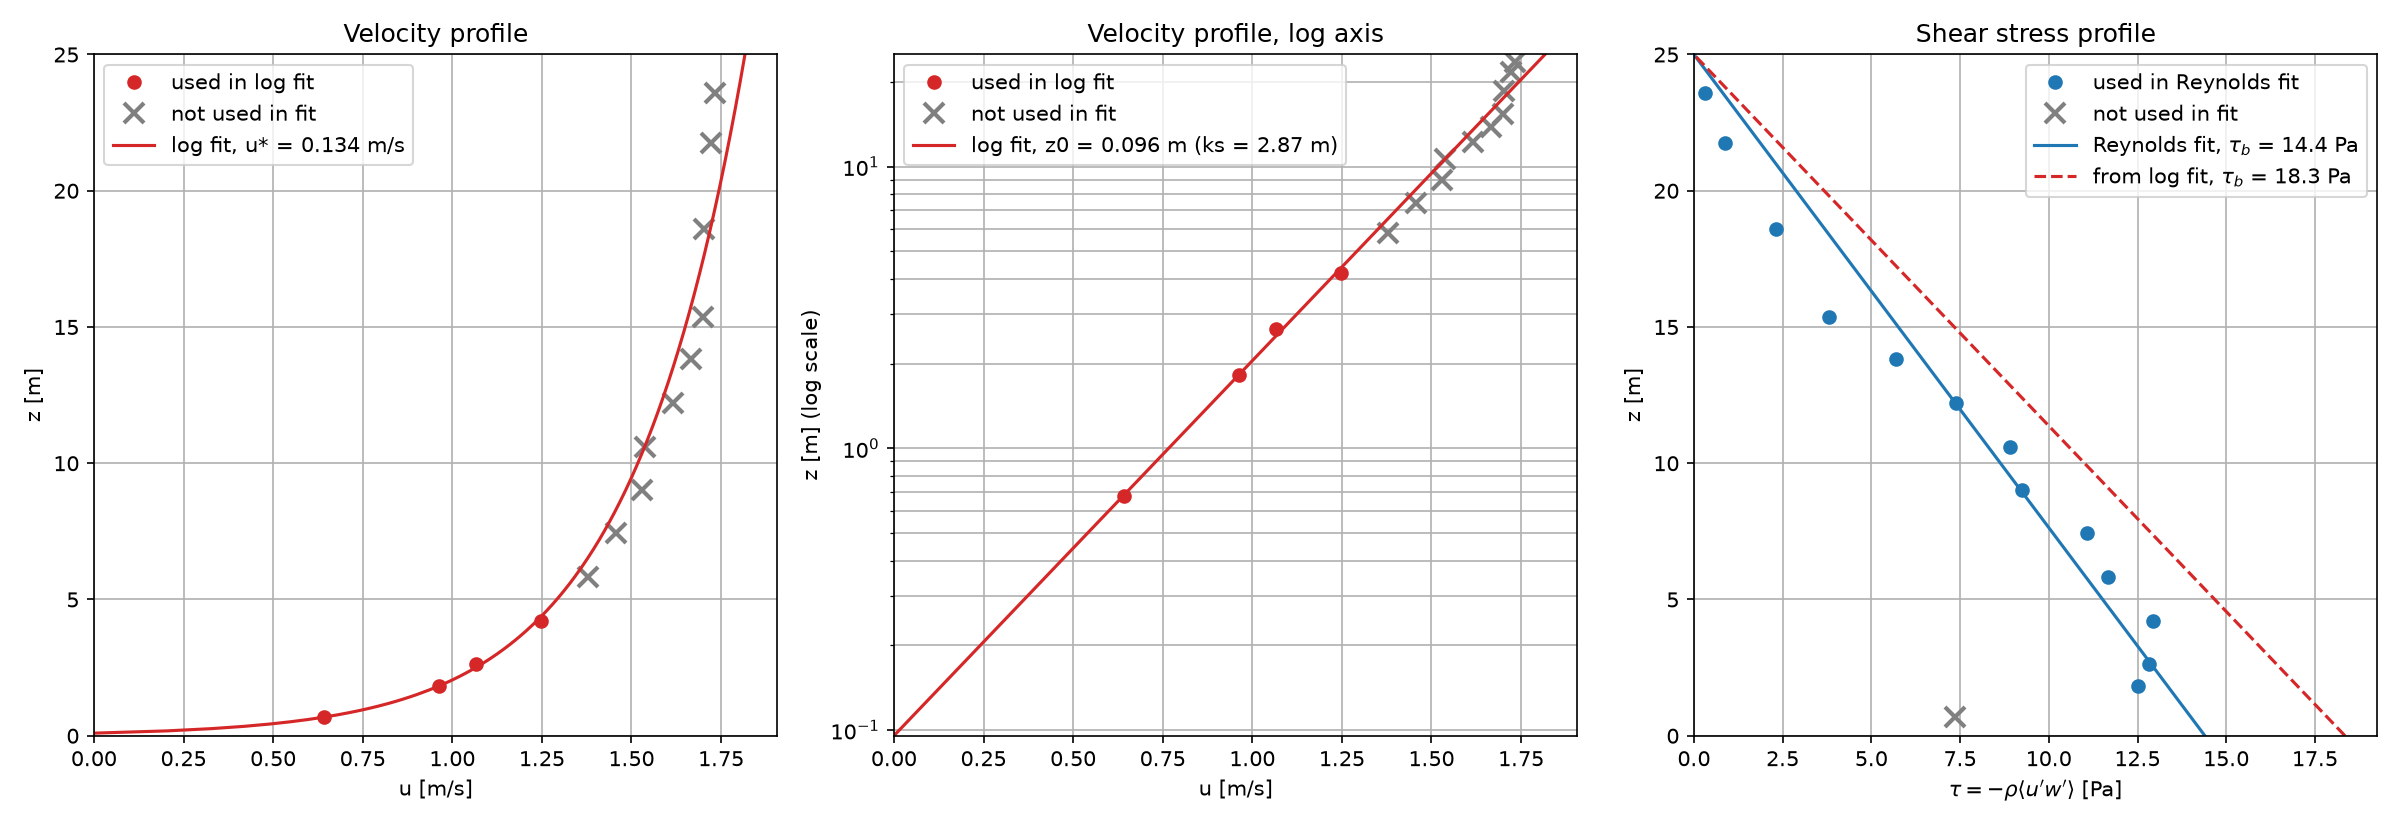

The script that saved this image:
"""
Bed shear stress tau_b from the velocity measurements, determined in two ways.

Reynolds decomposition:   u = u_mean + u'     w = w_mean + w'
Reynolds shear stress:    tau = -rho * <u'w'>  (u'w' is negative so -rho * <u'w'> is positive)

Method 1 - log fit of the mean velocity profile (log law, rough bed):
    u(z) = (u*/kappa) * ln(z / z0)
    This is a straight line  u = a * ln(z) + b  ->  u* = kappa * a,   z0 = exp(-b / a)
    tau_b = rho * u*^2,   roughness height ks = 30 * z0

Method 2 - extrapolation of the Reynolds stress to the bed:
    tau(z) = tau_b * (1 - z/h)       (linear, zero at the water surface)
    least-squares fit of tau_b, tau_b = value of the fitted line at z = 0
"""

import glob

import matplotlib.pyplot as plt
import numpy as np
import pandas as pd

# ---- input
h = 25.0       # water depth [m]
U = 1.5        # depth-averaged velocity [m/s]
rho = 1025.0   # seawater density [kg/m3]
kappa = 0.41   # von Karman constant

# z/h range of the points used in each fit
LOG_ZMIN, LOG_ZMAX = 0.0, 0.2   # log fit: only the log layer near the bed. Above z/h ~ 0.2
                                # the shear stress is no longer ~constant and the eddy size
                                # is limited by the depth, so the log law does not hold there.
TAU_ZMIN = 0.05                 # Reynolds-stress fit: points above this z/h.
                                # The point at z/h = 0.027 is left out: that close to the
                                # bed -rho<u'w'> drops off (near-wall damping of w'), so it
                                # does not follow the linear profile.

# ---- read the data and do the Reynolds decomposition
z_list = []
u_mean_list = []
w_mean_list = []
uw_list = []

for filename in sorted(glob.glob("Z_*.dat")):
    # height from the file name: 'Z_23.3.dat' -> z = 0.233 * h
    z_i = float(filename[2:-4]) / 100 * h

    # read the data (dimensionless) and convert to m/s
    data = pd.read_csv(filename, sep=r"\s+", header=None, names=["t", "u", "w"])
    u_i = data["u"].values * U
    w_i = data["w"].values * U

    # Reynolds decomposition: mean + fluctuation
    u_fluct = u_i - u_i.mean()
    w_fluct = w_i - w_i.mean()

    z_list.append(z_i)
    u_mean_list.append(u_i.mean())
    w_mean_list.append(w_i.mean())
    uw_list.append(np.mean(u_fluct * w_fluct))   # <u'w'>

    print(f"done: {filename}")

z = np.array(z_list)
u = np.array(u_mean_list)
w = np.array(w_mean_list)
uw = np.array(uw_list)

# ---- Reynolds shear stress
tau = -rho * uw   # [Pa]

# ---- method 1: log fit of the velocity profile
# Log law for a rough bed:  u(z) = (u*/kappa) * ln(z / z0)
# Written out:              u(z) = (u*/kappa) * ln(z) - (u*/kappa) * ln(z0)
# This is a straight line   u = a * ln(z) + b   with   a = u*/kappa,   b = -(u*/kappa) * ln(z0)
# So by plotting u against ln(z) and fitting a straight line, we get u* and z0.

# step 1: select the points in the log layer (z/h between LOG_ZMIN and LOG_ZMAX)
in_log = (z / h >= LOG_ZMIN) & (z / h <= LOG_ZMAX)

# step 2: least-squares straight line through (ln z, u); polyfit returns slope a and intercept b
a, b = np.polyfit(np.log(z[in_log]), u[in_log], 1)   # u = a*ln(z) + b

# step 3: friction velocity from the slope, a = u*/kappa  ->  u* = kappa * a
u_star_log = kappa * a

# step 4: roughness length z0 from the intercept, b = -a * ln(z0)  ->  z0 = exp(-b/a)
#         (z0 is the height where the extrapolated log profile gives u = 0)
z0 = np.exp(-b / a)

# step 5: equivalent sand roughness (Nikuradse, hydraulically rough bed): ks = 30 * z0
ks = 30 * z0

# step 6: bed shear stress from the friction velocity, by definition u* = sqrt(tau_b / rho)
tau_b_log = rho * u_star_log**2

# step 7: fitted log profile at all measurement heights (for the table and the plot)
u_fit = u_star_log / kappa * np.log(z / z0)

# step 8: quality of the fit, R^2 = 1 - (sum of squared residuals) / (total sum of squares),
#         computed only over the points used in the fit
r2_log = 1 - np.sum((u[in_log] - u_fit[in_log])**2) / np.sum((u[in_log] - u[in_log].mean())**2)

# sensitivity check: the same log fit through all points, to see how much
# tau_b depends on the choice of the fit range
a_all, b_all = np.polyfit(np.log(z), u, 1)
tau_b_log_all = rho * (kappa * a_all)**2

# ---- method 2: Reynolds stress extrapolated to the bed, tau = tau_b * (1 - z/h)
in_tau = z / h >= TAU_ZMIN
x = 1 - z / h
tau_b_rey = np.sum(x[in_tau] * tau[in_tau]) / np.sum(x[in_tau]**2)   # least squares
u_star_rey = np.sqrt(tau_b_rey / rho)
tau_fit = tau_b_rey * x
r2_rey = 1 - np.sum((tau[in_tau] - tau_fit[in_tau])**2) / np.sum((tau[in_tau] - tau[in_tau].mean())**2)

# ---- results
results = pd.DataFrame({
    "z [m]": z,
    "z/h [-]": z / h,
    "u_mean [m/s]": u,
    "w_mean [m/s]": w,
    "<u'w'> [m2/s2]": uw,
    "tau [Pa]": tau,
    "u_logfit [m/s]": u_fit,
    "tau_fit [Pa]": tau_fit,
    "in log fit": in_log,
    "in tau fit": in_tau,
})
results.to_csv("bed_shear_stress_results.csv", index=False)

difference = (tau_b_log - tau_b_rey) / tau_b_rey * 100

print()
print(results.to_string(index=False))
print()
print(f"Method 1, log fit ({in_log.sum()} of {len(z)} points, {LOG_ZMIN} <= z/h <= {LOG_ZMAX}):")
print(f"   u*    = {u_star_log:.4f} m/s")
print(f"   z0    = {z0:.4f} m   (ks = 30 z0 = {ks:.3f} m)")
print(f"   tau_b = {tau_b_log:.2f} Pa,   R^2 = {r2_log:.3f}")
print(f"   (check: log fit through all {len(z)} points gives tau_b = {tau_b_log_all:.2f} Pa)")
print(f"Method 2, Reynolds stress ({in_tau.sum()} of {len(z)} points, z/h >= {TAU_ZMIN}):")
print(f"   u*    = {u_star_rey:.4f} m/s")
print(f"   tau_b = {tau_b_rey:.2f} Pa,   R^2 = {r2_rey:.3f}")
print(f"Difference (log fit vs Reynolds stress): {difference:.1f} %")

# ---- plots
# used in a fit: filled coloured circles; not used: large grey crosses
EXCL = dict(marker="x", color="grey", markersize=10, markeredgewidth=2, linestyle="none")

z_line = np.linspace(z0, h, 300)
u_line = u_star_log / kappa * np.log(z_line / z0)

fig, (ax1, ax2, ax3) = plt.subplots(1, 3, figsize=(16, 5.5))

# 1: velocity profile, regular axis
ax1.plot(u[in_log], z[in_log], "o", color="tab:red", label="used in log fit")
if (~in_log).any():
    ax1.plot(u[~in_log], z[~in_log], **EXCL, label="not used in fit")
ax1.plot(u_line, z_line, "-", color="tab:red", label=f"log fit, u* = {u_star_log:.3f} m/s")
ax1.set_xlim(left=0)
ax1.set_ylim(0, h)
ax1.set_xlabel("u [m/s]")
ax1.set_ylabel("z [m]")
ax1.set_title("Velocity profile")
ax1.grid(True)
ax1.legend(loc="upper left")

# 2: velocity profile, log z-axis (log law = straight line)
ax2.semilogy(u[in_log], z[in_log], "o", color="tab:red", label="used in log fit")
if (~in_log).any():
    ax2.semilogy(u[~in_log], z[~in_log], **EXCL, label="not used in fit")
ax2.semilogy(u_line, z_line, "-", color="tab:red",
             label=f"log fit, z0 = {z0:.3f} m (ks = {ks:.2f} m)")
ax2.set_xlim(left=0)
ax2.set_ylim(z0, h)
ax2.set_xlabel("u [m/s]")
ax2.set_ylabel("z [m] (log scale)")
ax2.set_title("Velocity profile, log axis")
ax2.grid(True, which="both")
ax2.legend(loc="upper left")

# 3: shear stress profile with both estimates of tau_b
z_tau = np.linspace(0, h, 100)
ax3.plot(tau[in_tau], z[in_tau], "o", color="tab:blue", label="used in Reynolds fit")
if (~in_tau).any():
    ax3.plot(tau[~in_tau], z[~in_tau], **EXCL, label="not used in fit")
ax3.plot(tau_b_rey * (1 - z_tau / h), z_tau, "-", color="tab:blue",
         label=rf"Reynolds fit, $\tau_b$ = {tau_b_rey:.1f} Pa")
ax3.plot(tau_b_log * (1 - z_tau / h), z_tau, "--", color="tab:red",
         label=rf"from log fit, $\tau_b$ = {tau_b_log:.1f} Pa")
ax3.set_xlabel(r"$\tau = -\rho\langle u'w' \rangle$ [Pa]")
ax3.set_ylabel("z [m]")
ax3.set_title("Shear stress profile")
ax3.set_xlim(left=0)
ax3.set_ylim(0, h)
ax3.grid(True)
ax3.legend(loc="upper right")

fig.tight_layout()
fig.savefig("bed_shear_stress.png", dpi=150)
plt.show()
